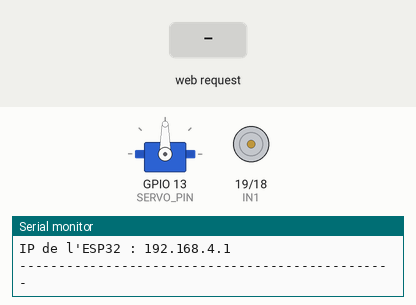
Bench run of a sketch on a simulated ESP32. Shown: servo, motor-driver pin pairs drawn as motors (green arrow = first pin HIGH = forward, orange = second pin HIGH = backward, longer = more drive, scaled by the enable pin), the last lines printed to the serial monitor. The inputs (shaded band) are chosen by the test bench.

Above: at 1.2 s.
1.3 s: HTTP request GET /cmd/steer?angle=1 received
At 2.1 s:
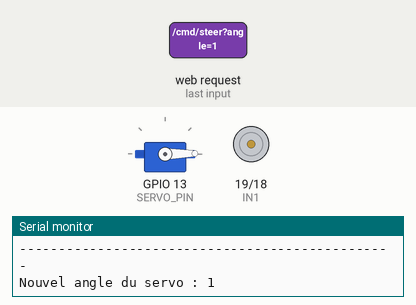
2.8 s: HTTP request GET /cmd/steer?angle=120 received
At 3.2 s:
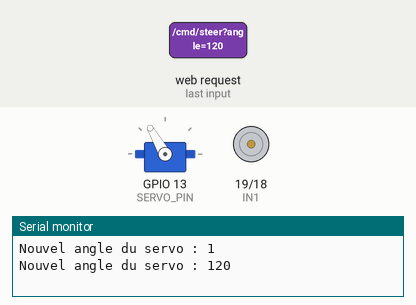
4.3 s: HTTP request GET /cmd/forward received
At 5.5 s:
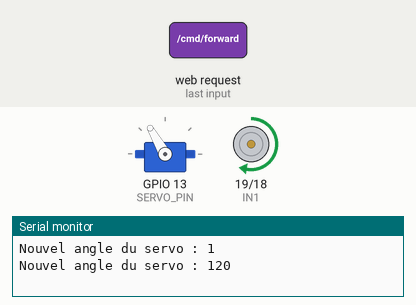
5.8 s: HTTP request GET /cmd/steer?angle=0 received
At 6.7 s:
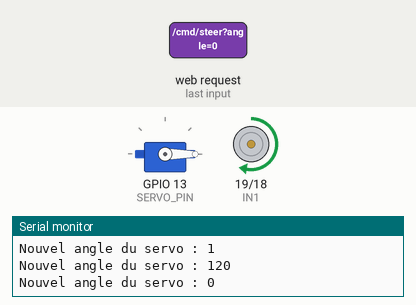
7.3 s: HTTP request GET /cmd/reverse received
At 7.8 s:
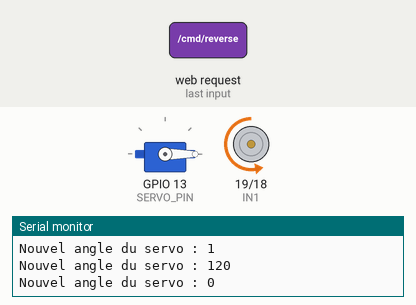
8.8 s: HTTP request GET /cmd/forward?angle=1 received
At 10.2 s:
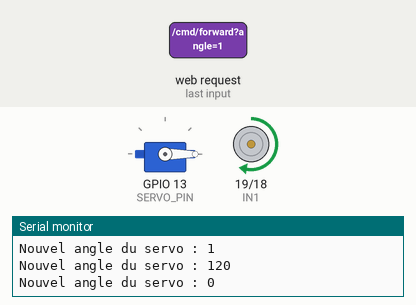
Timing chart, 0 to 11.3 s (numbered marks = the images above; inputs shaded):
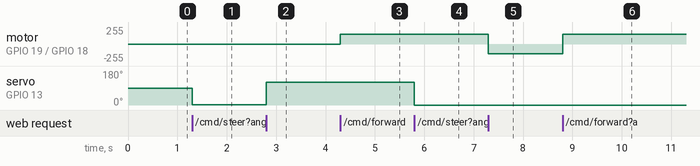

Measured:
- after the input at 1.3 s, servo on GPIO 13 (SERVO_PIN): 90° → 1° at once
- after the input at 2.8 s, servo on GPIO 13 (SERVO_PIN): 1° → 120° at once
- after the input at 4.3 s, motor on GPIO 19 (IN1) / GPIO 18 (IN2): stopped → forward 149/255 at once
- after the input at 5.8 s, servo on GPIO 13 (SERVO_PIN): 120° → 0° at once
- after the input at 7.3 s, motor on GPIO 19 (IN1) / GPIO 18 (IN2): forward 149/255 → backward 149/255 at once
- after the input at 8.8 s, motor on GPIO 19 (IN1) / GPIO 18 (IN2): backward 149/255 → forward 149/255 at once

The sketch:

esp32.ino
```cpp
#include <WiFi.h>
#include <WebServer.h>
#include <ESP32Servo.h>

const char* ssid = "ESP32 AP";
const char* password = "1234567890";

WebServer server(80);
Servo servo;

const int IN1 = 19;
const int IN2 = 18;
const int ENA = 21;

const int SERVO_PIN = 13;
int currentAngle = 90;

// Configuration du PMW
const int freq = 5000;
const int resolution = 8;

void stopMotor() {
  digitalWrite(IN1, LOW);
  digitalWrite(IN2, LOW);
  ledcWrite(ENA, 0);
}

void setMotorSpeed(int speed) {
  if (speed > 0) {
    // Marche avant
    digitalWrite(IN1, HIGH);
    digitalWrite(IN2, LOW);
    ledcWrite(ENA, speed);
  } else if (speed < 0) {
    // Marche arrière (on inverse les broches et on rend la vitesse positive pour le PWM)
    digitalWrite(IN1, LOW);
    digitalWrite(IN2, HIGH);
    ledcWrite(ENA, -speed);
  } else {
    stopMotor();
  }
}

void setup() {
  Serial.begin(115200);

  // Configuration du Servomoteur
  servo.attach(SERVO_PIN);
  servo.write(currentAngle);

  pinMode(IN1, OUTPUT);
  pinMode(IN2, OUTPUT);

  ledcAttach(ENA, freq, resolution);

  stopMotor();

  // Démarrage du Wi-Fi en mode Point d'Accès
  WiFi.softAP(ssid, password);
  Serial.println("------------------------------------------------");
  Serial.print("Connectez-vous au Wi-Fi : ");
  Serial.println(ssid);
  Serial.print("Mot de passe : ");
  Serial.println(password);
  Serial.print("IP de l'ESP32 : ");
  Serial.println(WiFi.softAPIP().toString()); // 192.168.4.1
  Serial.println("------------------------------------------------");

  // Route HTTP pour la direction
  server.on("/cmd/steer", HTTP_GET, []() {
    if (server.hasArg("angle")) {
      int newAngle = server.arg("angle").toInt();
      // Sécurité : on limite l'angle entre 0 et 180 degrés
      currentAngle = constrain(newAngle, 0, 180);
      servo.write(currentAngle);

      Serial.print("Nouvel angle du servo : ");
      Serial.println(currentAngle);

      server.send(200, "text/plain", "Direction: " + String(currentAngle) + " degres");
    } else {
      server.send(400, "text/plain", "Erreur: argument 'angle' manquant");
    }
  });

  // Marche Avant
  server.on("/cmd/forward", HTTP_GET, []() {
    setMotorSpeed(150); // Vitesse à 200/255 (ajustez entre 100 et 255 selon vos besoins)
    server.send(200, "text/plain", "Marche Avant");
  });

  // Marche Arrière
  server.on("/cmd/reverse", HTTP_GET, []() {
    setMotorSpeed(-150); // Vitesse à -200/255
    server.send(200, "text/plain", "Marche Arriere");
  });

  // Arrêt d'urgence / Relâchement
  server.on("/cmd/stop", HTTP_GET, []() {
    stopMotor();
    server.send(200, "text/plain", "Arret Moteur");
  });

  server.begin();
}

void loop() {
  // Cette fonction doit rester libre pour écouter les requêtes HTTP en temps réel
  server.handleClient();
}
```
